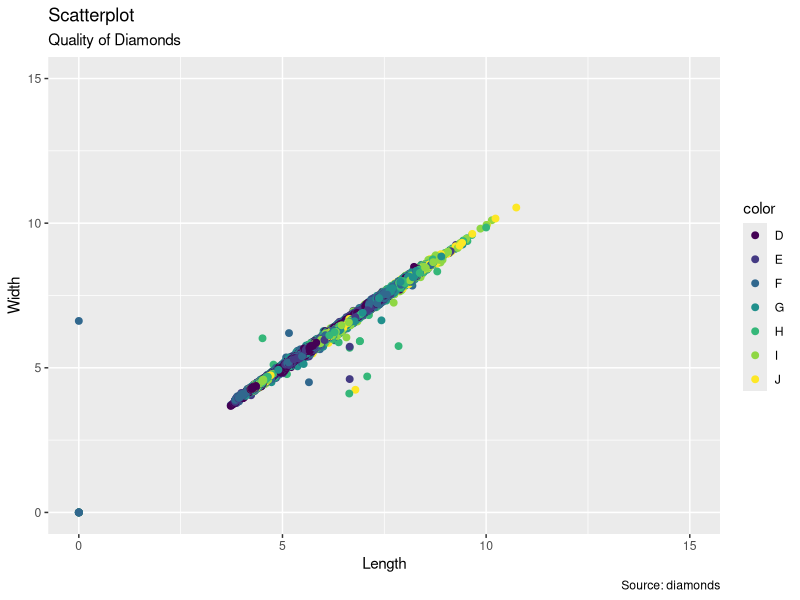
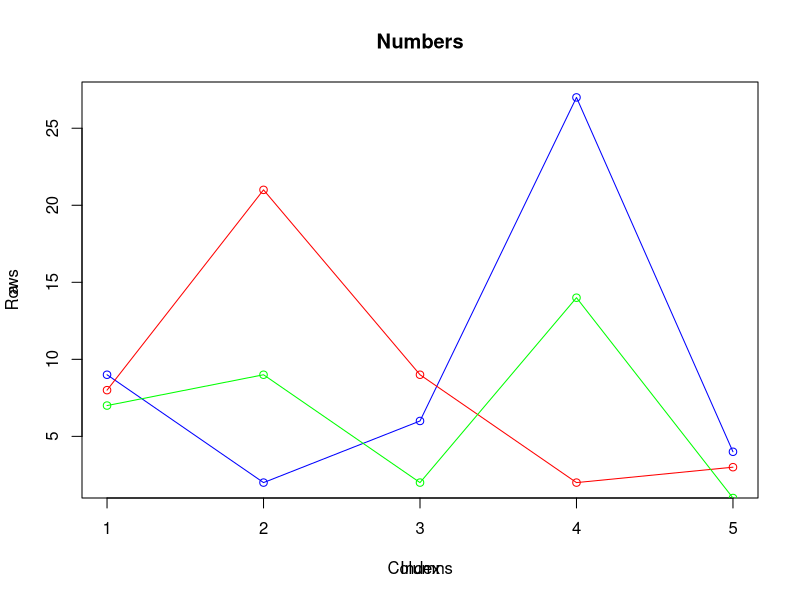
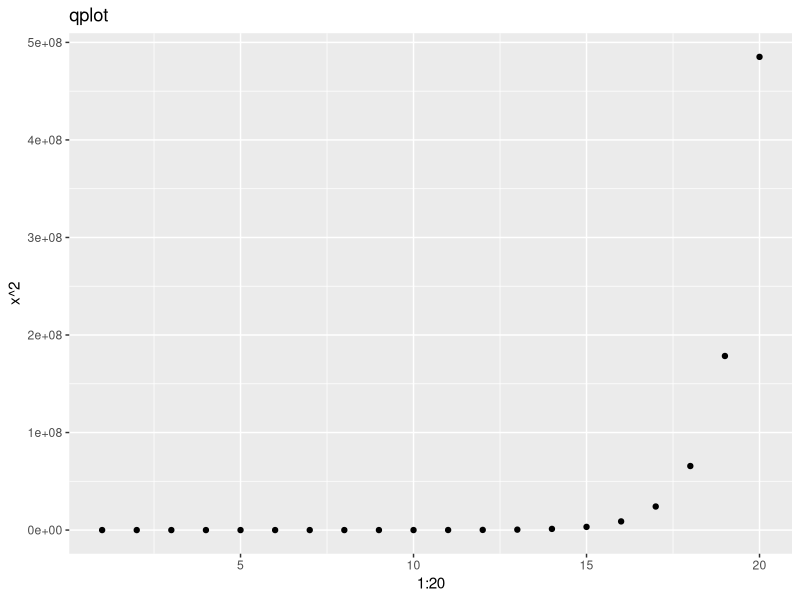
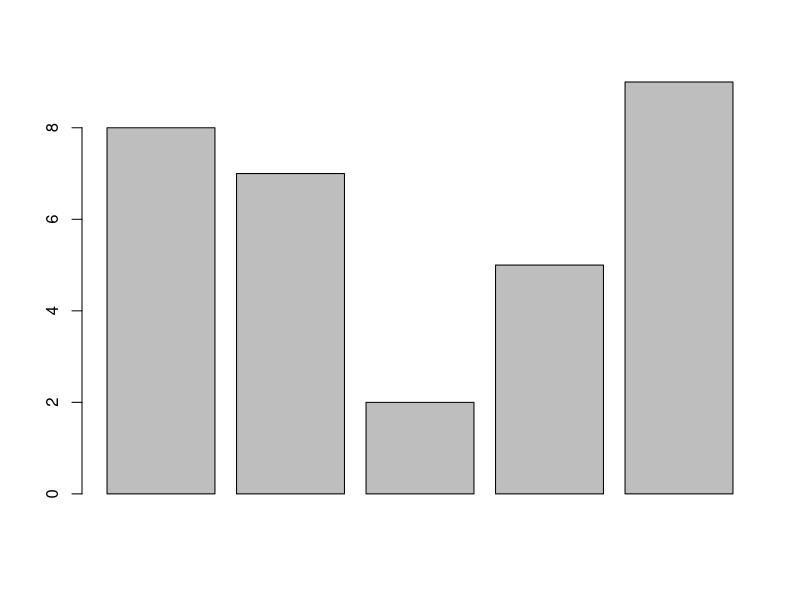

Write R code to recreate these figures, in order.
library(ggplot2)
gg <-ggplot(diamonds, aes(x=x,y=y))+
  geom_point(aes(col=color), size=2)+
  xlim(c(0, 15)) + 
  ylim(c(0, 15)) + 
  labs(subtitle="Quality of Diamonds", 
       y="Width", 
       x="Length", 
       title="Scatterplot", 
       caption = "Source: diamonds")
  plot(gg)
  
#Task 1
a <- c(9,2,6,27,4)
b <- c(8,21,9,2,3)
c <- c(7,9,2,14,1)

m <- matrix(c(a, b, c), ncol = 3)

print(m)

plot(a, type = "o", col="blue")
lines(b, type="o", col="red")
lines(c, type = "o", col="green")
title(main="Numbers")
title(x= "Columns")
title(y= "Rows")

#Task2
#2.	Write a R program to create a Data frames which contain details of 5 employees and display the details.  
#(Name, Age, Role and Length of service).

name <- c('John Doe', 'Jane Doe', 'Winne the Pooh', 'Eyore', 'Kermit')
age <- c('34', '44', '10', '12', '100')
role <- c('Manager', 'Secretary', 'Lawyer', 'CEO', 'Intern')
length_of_service <- c('2', '2', '4', '2', '3')

employ.data <- data.frame(name, age, role, length_of_service)

#Task 3
#3.	Import the GGPLOT 2 library and plot a graph using the qplot function.  X axis is the sequence of 1:20 and the y axis is the x ^2.
#	Label the graph appropriately. install.packages("ggplot2", dependencies = TRUE)
library(ggplot2)
x <- seq(1:20)
qplot(x, exp(x))+
  labs(y="x^2", 
     x="1:20", 
     title="qplot") 

#Task 4
#Create a simple bar plot of five subjects

work_hours <- c(8, 7, 2, 5, 9)
barplot(work_hours)

#Task 5
#Write a R program to take input from the user (name and age) and display the values.
my_name<-readline(prompt = "Enter name: ")
my_age<-readline(prompt="Enter age: " )
my_name<-as.character(my_name)
my_age<-as.integer(my_age)
print(my_name)
print(my_age)

#Task 6
#Write a R program to create a sequence of numbers from 20 to 50 and find the mean of numbers from 20 to 50 and sum of numbers.
x<-c(20:50)
y<-mean(x)
z<-sum(x)
print(y)
print(z)

#Task 7
#Write a R program to create a vector which contains 10 random integer values between -50 and +50
floor(runif(10, min=-50, max=50))


